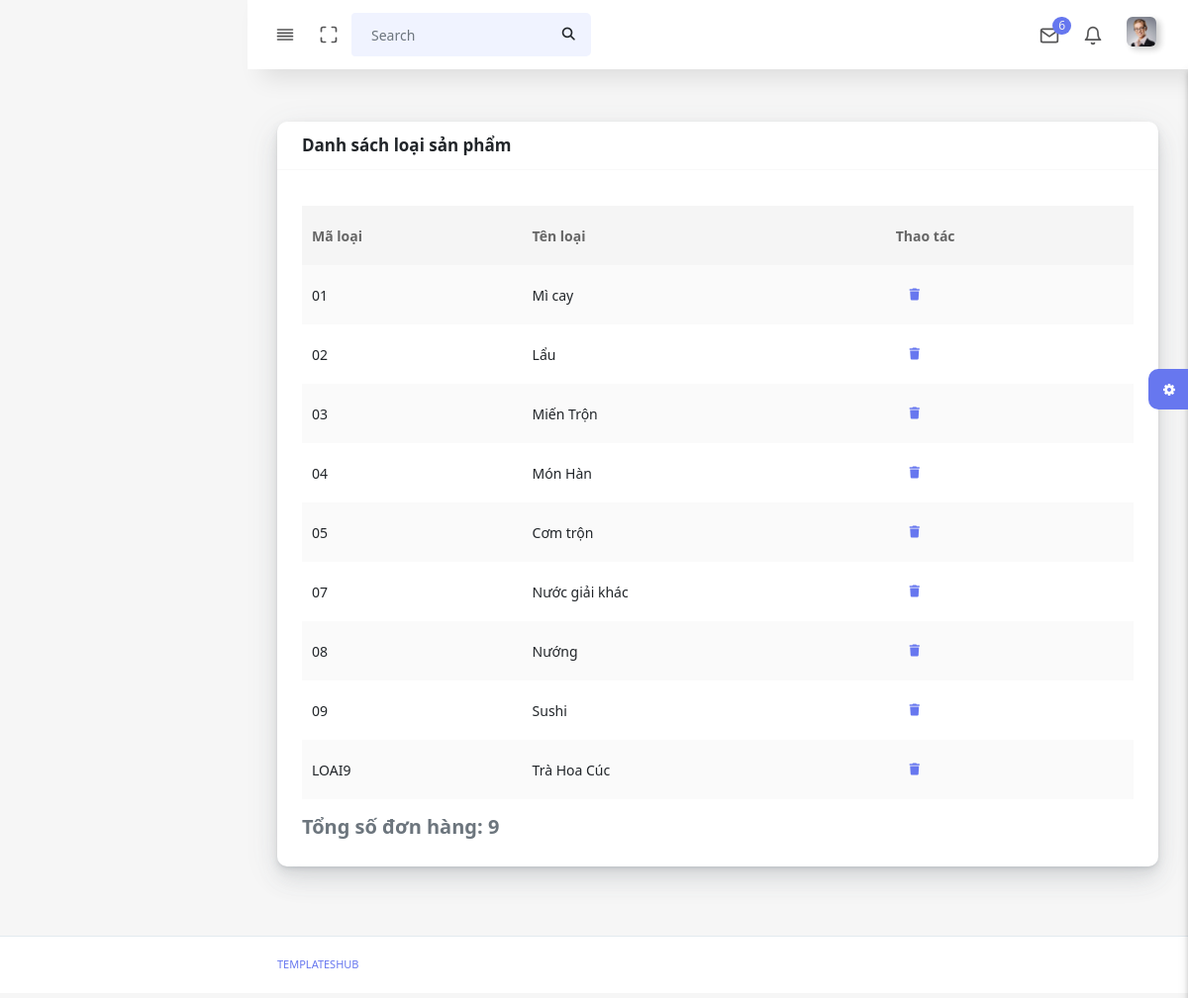
The page /admin/loaisp.php on the database its author committed.
### tables this page shows
CREATE TABLE `loaisanpham` (
  `MALOAI` varchar(10) NOT NULL,
  `TENLOAI` varchar(50) DEFAULT NULL,
  `LOAITT` int(11) NOT NULL DEFAULT 1
);

### admin/loaisp.php (the view, shortened to what this page needs)
<!DOCTYPE html>
<html lang="en">
<?php
  include("connect.php");
  include('head.php');
?>
<body>
    <div id="app">
        <div class="main-wrapper main-wrapper-1">
            <div class="navbar-bg"></div>
            <?php
        include('navbar.php');
      ?>
            <div class="main-content">
                <section class="section">
                    <div class="section-body">
                        <div class="row">
                            <div class="col-12">
                                <div class="card">
                                    <div class="card-header">
                                        <h4>Danh sách loại sản phẩm</h4>
                                    </div>
                                    <div class="card-body">
                                        <div class="table-responsive">
                                            <table class="table table-striped table-hover" id="tableExport"
                                                style="width:100%;">
                                                <tbody>
                                                    <?php
                           $hd="SELECT * FROM loaisanpham WHERE LOAITT =1";
                           $result = $conn->query($hd);
                            if ($result->num_rows > 0) {
                                echo '<table class="table table-striped table-hover" id="tableExport" style="width:100%;">';
                                echo '<thead>';
                                echo '<tr>';
                                echo '<th>Mã loại</th>';
                                echo '<th>Tên loại</th>';
                                echo '<th >Thao tác</th>';
                                echo '</tr>';
                                echo '</thead>';
                                echo '<tbody>';
                                while ($row = $result->fetch_assoc()) {
                                    echo "<tr>
                                            <td>" . $row["MALOAI"] . "</td>
                                            <td>" . $row["TENLOAI"] . "</td>"
                                          ?>
                                                    <td>
                                                        <form action="loaisp_crud.php" method="get">
                                                            <button type="submit" class="btn btn-link" name='tt'>
                                                                <i class="fa-solid fa-trash"></i>
                                                            </button>
                                                        </form>
                                                    </td>
                                                    <?php
                                }
                                echo '</tbody>';
                                echo '</table>';
                                $totalEmployees = $result->num_rows;
                                echo "<h5>Tổng số đơn hàng: $totalEmployees</h5>";
                            } else {
                                echo "Không có đơn hàng.";
                            }
                            ?>
                                                </tbody>
                                            </table>
                                        </div>
                                    </div>
                                </div>
                            </div>
                        </div>
                    </div>
                </section>
                <div class="settingSidebar">
                    <a href="javascript:void(0)" class="settingPanelToggle"> <i class="fa fa-spin fa-cog"></i>
                    </a>
                </div>
            </div>
            <footer class="main-footer">
                <div class="footer-left">
                    <a href="templateshub.net">Templateshub</a></a>
                </div>
            </footer>
        </div>
    </div>
</body>
</html>

### rows shown on the page
loaisanpham: MALOAI "01", TENLOAI "Mì cay"
loaisanpham: MALOAI "02", TENLOAI "Lẩu"
loaisanpham: MALOAI "03", TENLOAI "Miến Trộn"
loaisanpham: MALOAI "04", TENLOAI "Món Hàn"
loaisanpham: MALOAI "05", TENLOAI "Cơm trộn"
loaisanpham: MALOAI "07", TENLOAI "Nước giải khác"
loaisanpham: MALOAI "08", TENLOAI "Nướng"
loaisanpham: MALOAI "09", TENLOAI "Sushi"
loaisanpham: MALOAI "LOAI9", TENLOAI "Trà Hoa Cúc"

### other values the page prints
$totalEmployees "9"
